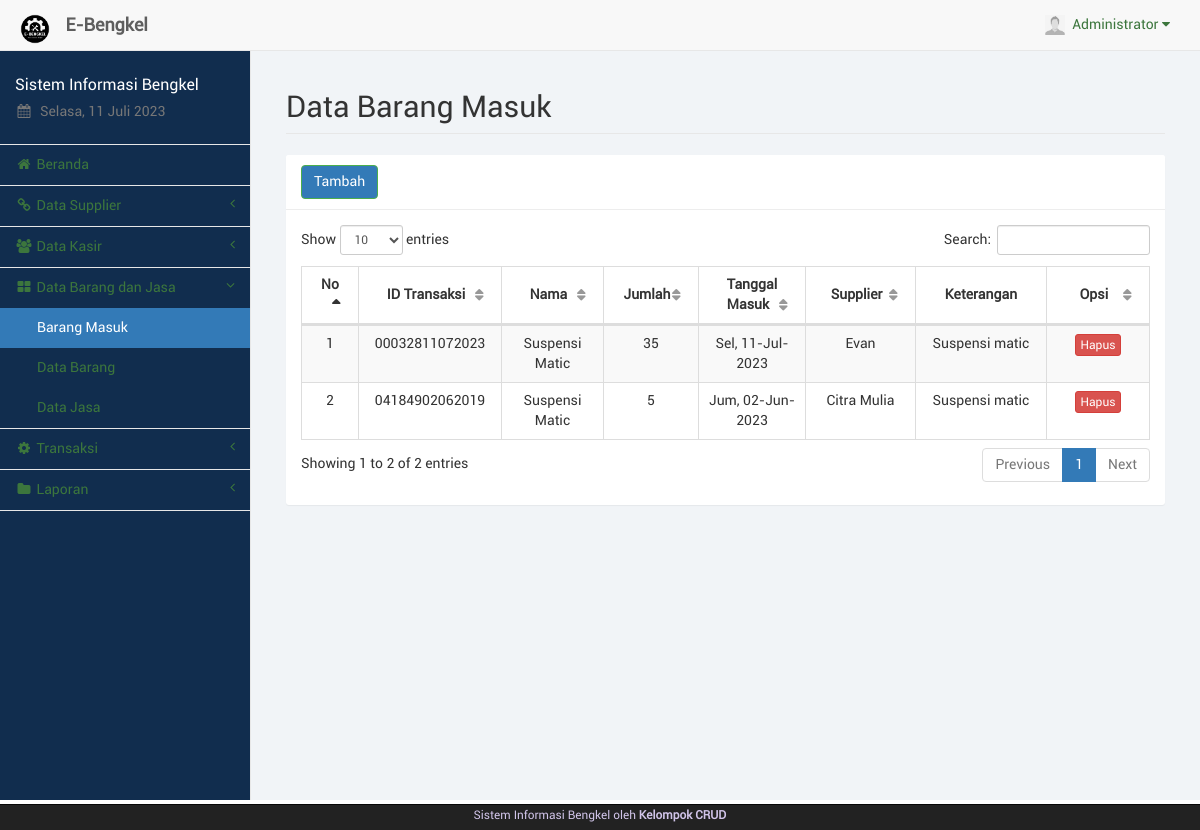
/trxbarang.php (signed in), run on an earlier commit of the app's database.
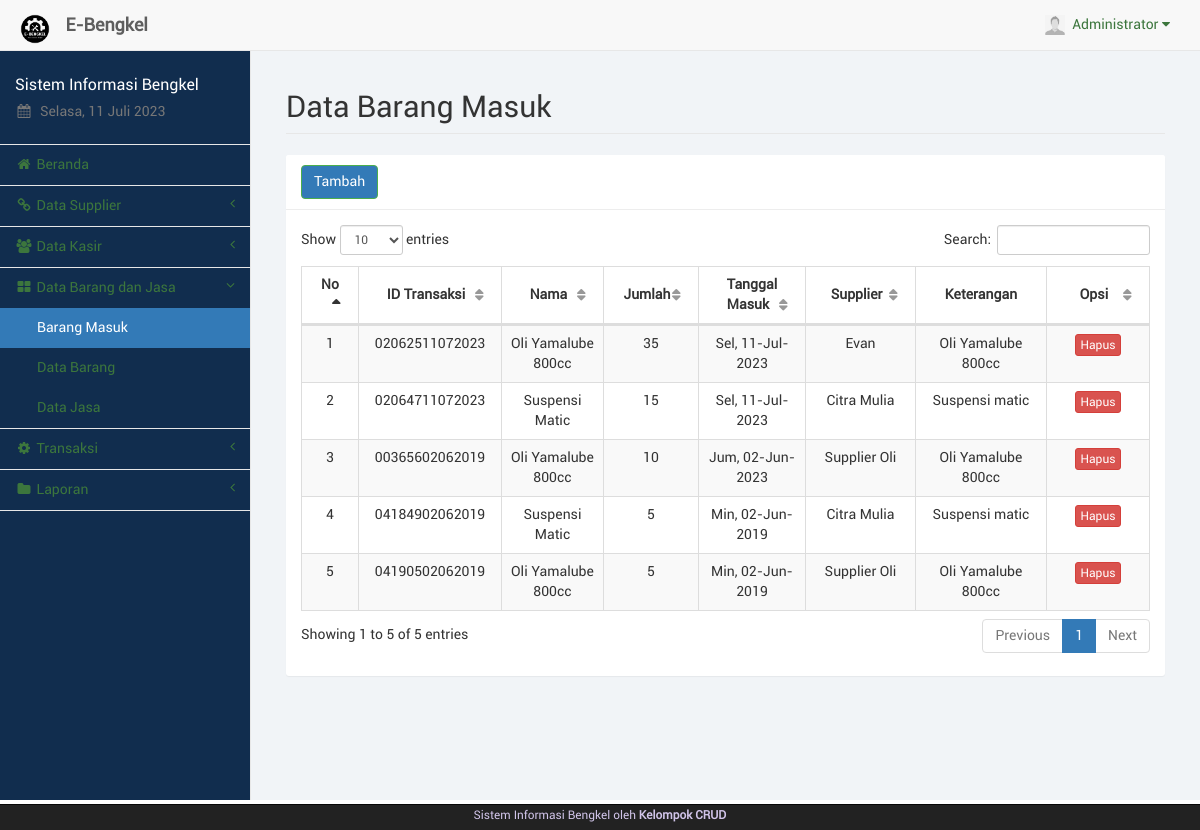
And on a later commit of the database.
### tables this page shows
CREATE TABLE `trxbarang` (
  `id_trxbrg` varchar(20) NOT NULL,
  `tgl_trxbrg` date NOT NULL,
  `id_brg` int(11) NOT NULL,
  `id_spl` int(11) NOT NULL,
  `jml_brg` int(11) NOT NULL,
  `ket_trxbrg` text NOT NULL
);

CREATE TABLE `barangjasa` (
  `id_brg` int(11) NOT NULL,
  `nama` varchar(100) NOT NULL,
  `jenis` varchar(20) NOT NULL,
  `stok` varchar(10) NOT NULL,
  `harga` varchar(20) NOT NULL,
  `keterangan` text NOT NULL,
  `id_adm` int(11) NOT NULL
);

CREATE TABLE `supplier` (
  `id_spl` int(11) NOT NULL,
  `nama_spl` varchar(50) NOT NULL,
  `telp_spl` varchar(20) NOT NULL,
  `alamat_spl` text NOT NULL
);

### sess_check.php (called while the page is built, shortened)
<?php
	$chk_sess = $_SESSION['admin'];
	include("dist/config/koneksi.php");
	$sql_sess = "SELECT * FROM admin WHERE id_adm='". $chk_sess ."'";
	$ress_sess = mysqli_query($conn, $sql_sess);
	$row_sess = mysqli_fetch_array($ress_sess);
	$sess_admname = $row_sess['nama_adm'];
	$sess_admfoto = $row_sess['foto_adm'];
?>

### dist/function/format_tanggal.php (called while the page is built, shortened)
<?php
	function format_tanggal($tgl) {
		$blns = array("", "Jan", "Feb", "Mar", "Apr", "Mei", "Jun", "Jul", "Ags", "Sep", "Okt", "Nov", "Des");
		$hrs = array("Min", "Sen", "Sel", "Rab", "Kam", "Jum", "Sab");
		$tgls = getdate(strtotime($tgl));
		$hr = (strlen($tgls['mday']) == 1 ? "0". $tgls['mday'] : $tgls['mday']);
		$tanggal = $hrs[$tgls['wday']] .", ". $hr ."-". $blns[$tgls['mon']] ."-". $tgls['year'];
		return $tanggal;
	}
?>

### trxbarang.php (the view, shortened to what this page needs)
<?php
	include("sess_check.php");
	$pagedesc = "Barang Masuk";
	include("layout_top.php");
	include("dist/function/format_tanggal.php");
?>
		<div id="page-wrapper">
            <div class="container-fluid">
                <div class="row">
                    <div class="col-lg-12">
                        <h1 class="page-header">Data Barang Masuk</h1>
                    </div>
                </div>
				<div class="row">
					<div class="col-lg-12"><?php include("layout_alert.php"); ?></div>
				</div>
				<div class="row">
					<div class="col-lg-12">
						<div class="panel panel-default">
							<div class="panel-heading">
								<a href="trxbarang_tambah.php" class="btn btn-success">Tambah</a>
							</div>
							<div class="panel-body">
								<table class="table table-striped table-bordered table-hover" id="tabel-data">
									<thead>
										<tr>
											<th width="1%">No</th>
											<th width="10%">ID Transaksi</th>
											<th width="10%">Nama</th>
											<th width="5%">Jumlah</th>
											<th width="10%">Tanggal Masuk</th>
											<th width="10%">Supplier</th>
											<th width="10%">Keterangan</th>
											<th width="10%">Opsi</th>
										</tr>
									</thead>
									<tbody>
										<?php
											$i = 1;
											$sql = "SELECT trxbarang.*, barangjasa.*, supplier.* FROM trxbarang, barangjasa, supplier WHERE
													trxbarang.id_brg=barangjasa.id_brg AND trxbarang.id_spl=supplier.id_spl ORDER BY trxbarang.tgl_trxbrg DESC";
											$ress = mysqli_query($conn, $sql);
											while($data = mysqli_fetch_array($ress)) {
												echo '<tr>';
												echo '<td class="text-center">'. $i .'</td>';
												echo '<td class="text-center">'. $data['id_trxbrg'] .'</td>';
												echo '<td class="text-center">'. $data['nama'] .'</td>';
												echo '<td class="text-center">'. $data['jml_brg'] .'</td>';
												echo '<td class="text-center">'. format_tanggal($data['tgl_trxbrg']) .'</td>';
												echo '<td class="text-center">'. $data['nama_spl'] .'</td>';
												echo '<td class="text-center">'. $data['keterangan'] .'</td>';
												echo '<td class="text-center">';?>
													  <a href="trxbarang_hapus.php?trx=<?php echo $data['id_trxbrg'];?>" onclick="return confirm('Apakah anda yakin akan menghapus <?php echo $data['id_trxbrg'];?>?');" class="btn btn-danger btn-xs">Hapus</a></td>
												<?php
												echo '</tr>';
												$i++;
											}
										?>
									</tbody>
								</table>
							</div>
						</div>
					</div>
				</div>
            </div>
        </div>
<?php
	include("layout_bottom.php");
?>

### layout_top.php (shortened to what this page needs)
<?php
$haries = array("Sunday" => "Minggu", "Monday" => "Senin", "Tuesday" => "Selasa", "Wednesday" => "Rabu", "Thursday" => "Kamis", "Friday" => "Jum'at", "Saturday" => "Sabtu");
$bulans = array("", "Januari", "Februari", "Maret", "April", "Mei", "Juni", "Juli", "Agustus", "September", "Oktober", "November", "Desember");
$hari_ini = $haries[date("l")];
$bulan_ini = $bulans[date("n")];
$tanggal = date("d");
$tahun = date("Y");
?>
<!DOCTYPE html>
<html lang="en">
<head>
	<link rel="stylesheet" href="p.css">
	<link href="libs/bootstrap/dist/css/bootstrap.min.css" rel="stylesheet">
	<link href="libs/metisMenu/dist/metisMenu.min.css" rel="stylesheet">
	<link href="libs/datatables-plugins/integration/bootstrap/3/dataTables.bootstrap.css" rel="stylesheet">
	<link href="libs/datatables-responsive/css/dataTables.responsive.css" rel="stylesheet">
	<link href="dist/css/sb-admin-2.css" rel="stylesheet">
	<link href="dist/css/offline-font.css" rel="stylesheet">
	<link href="dist/css/custom.css" rel="stylesheet">
	<link href="libs/font-awesome/css/font-awesome.min.css" rel="stylesheet" type="text/css">
</head>
<body>
	<div id="wrapper" style="background-color: rgba(17, 45, 78, 1);">
		<nav class="navbar navbar-default navbar-static-top" role="navigation" style="margin-bottom: 0">
			<div class="navbar-header">
				<a class="navbar-brand hidden-xs" href="index.php">
					<img src="img/logo.png" alt="brand" width="40" class="float-left image-brand">
					<div class="float-right">&nbsp;<strong>E-Bengkel</strong></div>
				</a>
			</div>
			<ul class="nav navbar-top-links navbar-right">
				<li class="dropdown dropdown-right">
					<a class="dropdown-toggle" data-toggle="dropdown" href="#">
						<img src="img/<?php echo $sess_admfoto; ?>" width="20px" height="20px"
							padding="0px">&nbsp;&nbsp;<?php echo ucfirst($sess_admname); ?>&nbsp;<i
							class="fa fa-caret-down"></i>
					</a>
				</li>
			</ul>
			<div class="navbar-default sidebar" role="navigation" style="background-color: rgba(17, 45, 78, 1);">
				<div class="sidebar-nav navbar-collapse">
					<ul class="nav" id="side-menu">
						<li class="sidebar-search">
							<h4 style="color: white;">Sistem Informasi Bengkel</h4>
							<h5 class="text-muted"><i class="fa fa-calendar fa-fw"></i>&nbsp;
								<?php echo $hari_ini . ", " . $tanggal . " " . $bulan_ini . " " . $tahun ?>
							</h5>
						</li>
						<?php
						if ($pagedesc == "Beranda") {
							echo '<li><a href="index.php" class="active"><i class="fa fa-home fa-fw"></i>&nbsp;Beranda</a></li>';
						} else {
							echo '<li><a href="index.php"><i class="fa fa-home fa-fw"></i>&nbsp;Beranda</a></li>';
						}
						if (isset($menuparent) && $menuparent == "supplier") {
							echo '<li class="active">';
						} else {
							echo '<li>';
						}
						?>
						<a href="#"><i class="fa fa-chain fa-fw"></i>&nbsp;Data Supplier<span
								class="fa arrow"></span></a>
						<?php
						if (isset($menuparent) && $menuparent == "kasir") {
							echo '<li class="active">';
						} else {
							echo '<li>';
						}
						?>
						<a href="#"><i class="fa fa-group fa-fw"></i>&nbsp;Data Kasir<span class="fa arrow"></span></a>
						<?php
						if (isset($menuparent) && $menuparent == "barang") {
							echo '<li class="active">';
						} else {
							echo '<li>';
						}
						?>
						<a href="#"><i class="fa fa-th-large fa-fw"></i>&nbsp;Data Barang dan Jasa<span
								class="fa arrow"></span></a>
						<ul class="nav nav-second-level">
							<?php
							if ($pagedesc == "Barang Masuk") {
								echo '<li><a href="trxbarang.php" class="active">Barang Masuk</a></li>';
							} else {
								echo '<li><a href="trxbarang.php">Barang Masuk</a></li>';
							}
							if ($pagedesc == "Data Barang") {
								echo '<li><a href="barang.php" class="active">Data Barang</a></li>';
							} else {
								echo '<li><a href="barang.php">Data Barang</a></li>';
							}
							if ($pagedesc == "Data Jasa") {
								echo '<li><a href="jasa.php" class="active">Data Jasa</a></li>';
							} else {
								echo '<li><a href="jasa.php">Data Jasa</a></li>';
							}
							?>
						</ul>
						<?php
						if (isset($menuparent) && $menuparent == "transaksi") {
							echo '<li class="active">';
						} else {
							echo '<li>';
						}
						?>
						<a href="#"><i class="fa fa-gear fa-fw"></i>&nbsp;Transaksi<span class="fa arrow"></span></a>
						</li>
						<?php
						if (isset($menuparent) && $menuparent == "laporan") {
							echo '<li class="active">';
						} else {
							echo '<li>';
						}
						?>
						<a href="#"><i class="fa fa-folder fa-fw"></i>&nbsp;Laporan<span class="fa arrow"></span></a>
						</li>
					</ul>
				</div>
			</div>
		</nav>

### layout_bottom.php (shortened to what this page needs)
	</div>
	<div class="navbar navbar-inverse navbar-fixed-bottom footer-bottom">
		<div class="container text-center">
			<p class="text-center" style="color: #D1C4E9; margin: 0 0 5px; padding: 0"><small>Sistem Informasi Bengkel oleh <b>Kelompok CRUD</b></p>
		</div>
	</div>
</body>
</html>

What changed in the data, as far as the page shows it:
removed trxbarang: id_trxbrg "00032811072023", id_brg.nama "Suspensi Matic", jml_brg "35", tgl_trxbrg "Sel, 11-Jul-2023", id_spl.nama_spl "Evan", id_brg.keterangan "Suspensi matic"
added trxbarang: id_trxbrg "02062511072023", id_brg.nama "Oli Yamalube 800cc", jml_brg "35", tgl_trxbrg "Sel, 11-Jul-2023", id_spl.nama_spl "Evan", id_brg.keterangan "Oli Yamalube 800cc"
added trxbarang: id_trxbrg "02064711072023", id_brg.nama "Suspensi Matic", jml_brg "15", tgl_trxbrg "Sel, 11-Jul-2023", id_spl.nama_spl "Citra Mulia", id_brg.keterangan "Suspensi matic"
now on this page (row unchanged): trxbarang: id_trxbrg "00365602062019", id_brg.nama "Oli Yamalube 800cc", jml_brg "10", tgl_trxbrg "Jum, 02-Jun-2023", id_spl.nama_spl "Supplier Oli", id_brg.keterangan "Oli Yamalube 800cc"
changed trxbarang id 04184902062019: tgl_trxbrg "Jum, 02-Jun-2023" → "Min, 02-Jun-2019"
now on this page (row edited): trxbarang: id_trxbrg "04190502062019", id_brg.nama "Oli Yamalube 800cc", jml_brg "5", tgl_trxbrg "Min, 02-Jun-2019", id_spl.nama_spl "Supplier Oli", id_brg.keterangan "Oli Yamalube 800cc"
Also different on the page:
text written by a page script: "Show entries Search: Showing 1 to 2 of 2 entries Previous 1 Next" → "Show entries Search: Showing 1 to 5 of 5 entries Previous 1 Next"
